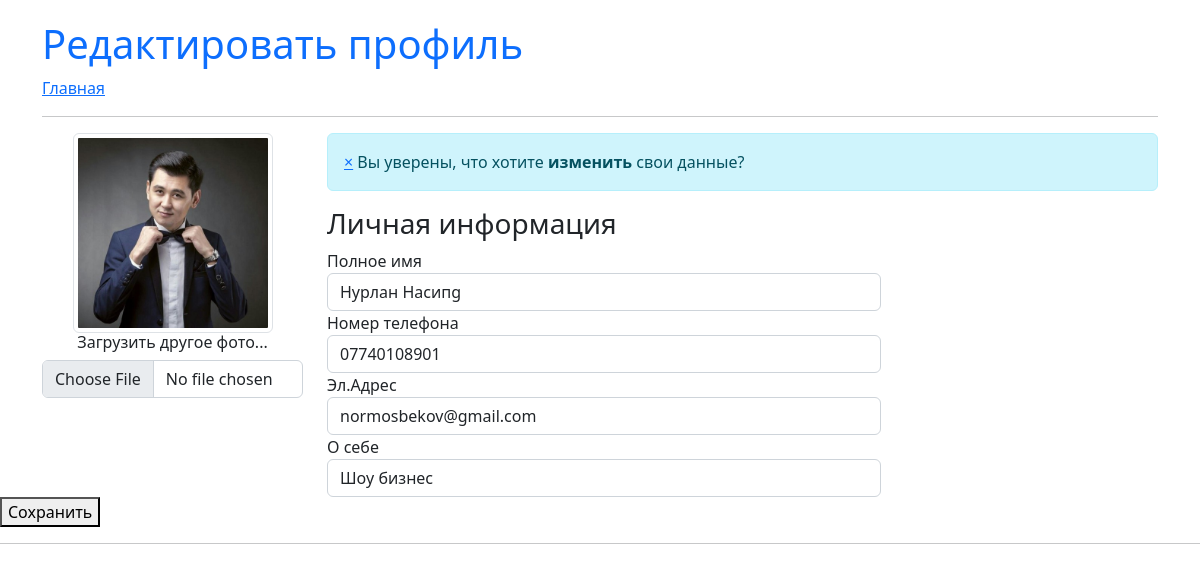
Page /edit/ (signed in) on the committed database.
### account/models.py (models this page shows, shortened)
class User(AbstractUser):
    class Meta:
        verbose_name = 'Пользовател'
        verbose_name_plural = 'Пользователи'
    image = models.ImageField(verbose_name='Фото', upload_to='Customers/%Y/%m/%d', default='Customers/2022/09/09/default-avatar-profile-icon-vector-social-media-user-photo-18304237_NLdrISN.jpg')
    phone = models.CharField(verbose_name='Номер', max_length=80, null=True, blank=True)
    biography = models.TextField(verbose_name='Биография', null=True, blank=True)

### account/views.py (the view, shortened to what this page needs)
# urls.py: path('edit/', edit, name='edit'),
def edit(request):
    context = {
        'user': User.objects.get(username=request.user.username)
    }
    if request.user.is_authenticated:
        return render(request, 'user/edit.html', context)
    else:
        return redirect('my_login')

### templates/user/edit.html (shortened to what this page needs)
<!DOCTYPE html>
<html lang="en">
{% load main_tag %}
<head>
    <link href="https://cdn.jsdelivr.net/npm/bootstrap@5.2.0-beta1/dist/css/bootstrap.min.css" rel="stylesheet"
>
</head>
<body>
{% if user.is_authenticated %}
    <form action="{% url 'edit' %}" method="post" enctype="multipart/form-data">
        <div class="container bootstrap snippets bootdey">
            <h1 class="text-primary">Редактировать профиль</h1>
            <a href="{% url 'home' %}">Главная</a>
            <hr>
            <div class="row">
                <div class="col-md-3">
                    <div class="text-center">
                        <img src="{{ user.image.url }}"
                             class="avatar img-circle img-thumbnail" alt="avatar">
                        <h6>Загрузить другое фото...</h6>
                        <input type="file" name="image" class="form-control">
                    </div>
                </div>
                <div class="col-md-9 personal-info">
                    <div class="alert alert-info alert-dismissable">
                        <a class="panel-close close" data-dismiss="alert">×</a>
                        Вы уверены, что хотите <strong>изменить</strong> свои данные?
                    </div>
                    <h3>Личная информация</h3>
                    <div class="form-group">
                        <label class="col-lg-3 control-label">Полное имя</label>
                        <div class="col-lg-8">
                            <input class="form-control" type="text" name="full_name"
                                   value="{{ user.first_name }}">
                        </div>
                    </div>
                    <div class="form-group">
                        <label class="col-lg-3 control-label">Номер телефона</label>
                        <div class="col-lg-8">
                            <input class="form-control" type="text" name="number_phone"
                                   value="{{ user.phone }}">
                        </div>
                    </div>
                    <div class="form-group">
                        <label class="col-lg-3 control-label">Эл.Адрес</label>
                        <div class="col-lg-8">
                            <input class="form-control" type="text" name="email" value="{{ user.email }}">
                        </div>
                    </div>
                    <div class="form-group">
                        <label class="col-lg-3 control-label">О себе</label>
                        <div class="col-lg-8">
                            <input class="form-control" type="text" name="biograhy" value="{{ user.biography }}">
                        </div>
                    </div>
                </div>
            </div>
        </div>
        <button type="submit">Сохранить</button>
    </form>
{% endif %}
<hr>
</body>
</html>

### templates/user/edit.html (style rules this page uses)
body { margin-top: 20px; }
.avatar { width: 200px; height: 200px; }

### rows in the picture
User: image (picture), full_name "Нурлан Насипg", number_phone "07740108901", email "normosbekov@gmail.com", biograhy "Шоу бизнес"
